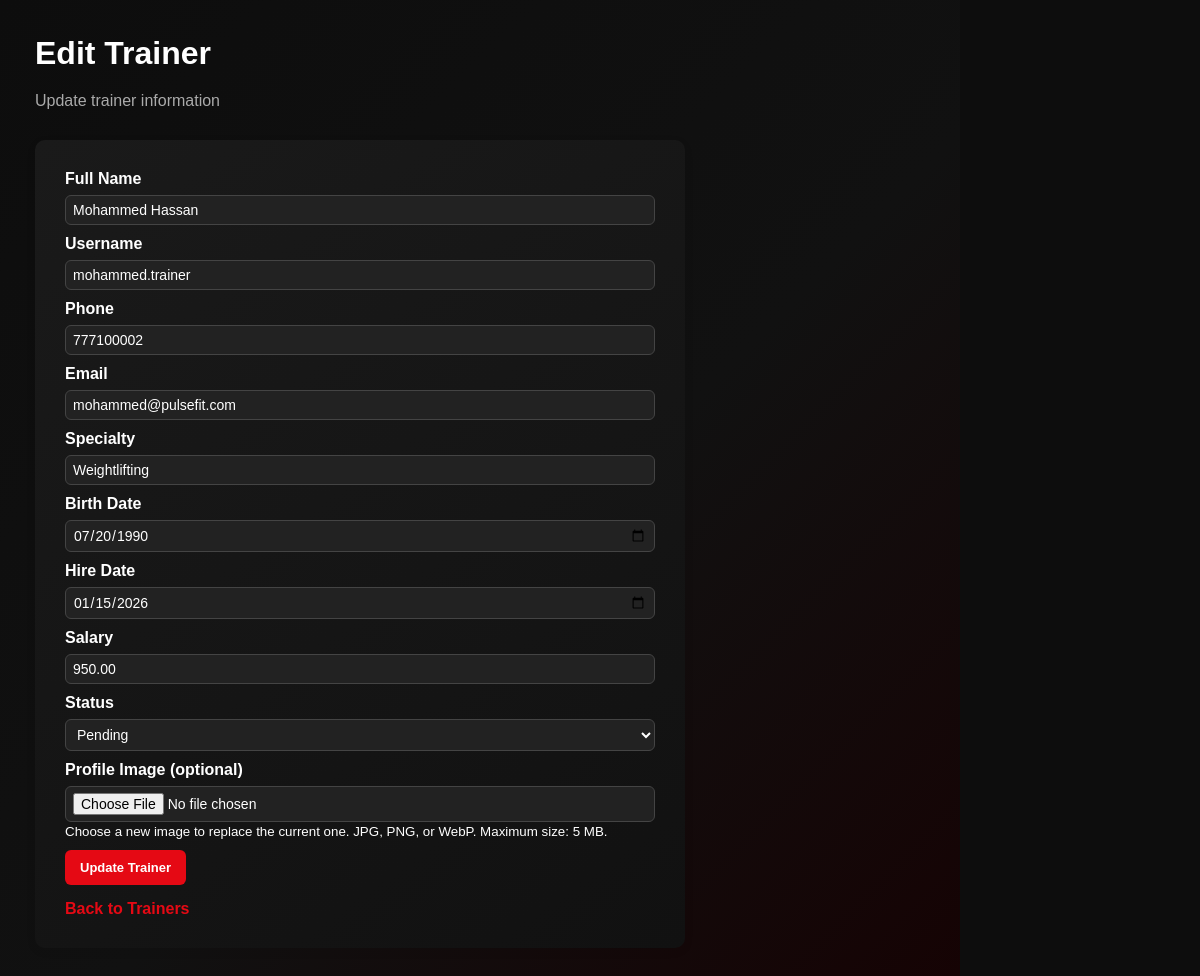
The app's page /pages/trainers/edit_trainer.php?id=2 (signed in) with its own data.
### tables this page shows
CREATE TABLE `trainers` (
  `trainer_id` int(10) NOT NULL,
  `specialty` varchar(100) NOT NULL,
  `hire_date` date NOT NULL,
  `salary` decimal(10,2) NOT NULL,
  `user_id` int(10) NOT NULL,
  `birth_date` date DEFAULT NULL
);

CREATE TABLE `users` (
  `user_id` int(10) NOT NULL COMMENT 'pk',
  `full_name` varchar(100) NOT NULL,
  `username` varchar(50) NOT NULL,
  `password` varchar(255) NOT NULL,
  `role` varchar(20) NOT NULL,
  `profile_id` int(10) DEFAULT 4,
  `phone` varchar(20) NOT NULL,
  `email` varchar(100) NOT NULL,
  `status` varchar(20) NOT NULL,
  `image` varchar(255) DEFAULT NULL
);

### classes/BaseModel.php (called while the page is built, shortened)
<?php
require_once __DIR__ . "/../config/database.php";
class BaseModel
{
    protected $conn;
    public function __construct()
    {
        global $conn;
        $this->conn = $conn;
    }
    protected function fetchOne($sql, $types = "", ...$params)
    {
        $stmt = $this->conn->prepare($sql);
        if (!empty($types)) {
            $stmt->bind_param($types, ...$params);
        }
        if (!$stmt->execute()) {
            die("Execute failed: " . $stmt->error);
        }
        $result = $stmt->get_result();
        return $result->fetch_assoc();
    }
}

### classes/trainer.php (called while the page is built, shortened)
<?php
class Trainer extends User
{
    public function getTrainerById($trainer_id)
    {
        return $this->fetchOne(
            "SELECT
                trainers.*,
                users.full_name,
                users.username,
                users.phone,
                users.email,
                users.status,
                users.image
             FROM trainers
             INNER JOIN users
                ON trainers.user_id = users.user_id
             WHERE trainers.trainer_id = ?",
            "i",
            $trainer_id
        );
    }
}

### pages/trainers/edit_trainer.php (the view, shortened to what this page needs)
<?php
require_once __DIR__ . "/../../classes/trainer.php";
$trainer = new Trainer();
$trainer_id = $_GET["id"];
$data = $trainer->getTrainerById($trainer_id);
?>
<!DOCTYPE html>
<html lang="en">
<head>
    <link
        rel="stylesheet"
        href="../../assets/css/style.css"
    >
</head>
<body>
    <div class="main-content">
        <div class="dashboard-header">
            <h1>
                Edit Trainer
            </h1>
            <p>
                Update trainer information
            </p>
        </div>
        <div class="form-container">
            <form
                method="POST"
                enctype="multipart/form-data"
            >
                <div class="form-group">
                    <label for="full_name">
                        Full Name
                    </label>
                    <input
                        type="text"
                        id="full_name"
                        name="full_name"
                        required
                        value="<?= htmlspecialchars(
                            $_POST["full_name"] ?? $data["full_name"]
                        ) ?>"
                    >
                </div>
                <div class="form-group">
                    <label for="username">
                        Username
                    </label>
                    <input
                        type="text"
                        id="username"
                        name="username"
                        required
                        value="<?= htmlspecialchars(
                            $_POST["username"] ?? $data["username"]
                        ) ?>"
                    >
                </div>
                <div class="form-group">
                    <label for="phone">
                        Phone
                    </label>
                    <input
                        type="text"
                        id="phone"
                        name="phone"
                        value="<?= htmlspecialchars(
                            $_POST["phone"] ?? $data["phone"]
                        ) ?>"
                    >
                </div>
                <div class="form-group">
                    <label for="email">
                        Email
                    </label>
                    <input
                        type="email"
                        id="email"
                        name="email"
                        value="<?= htmlspecialchars(
                            $_POST["email"] ?? $data["email"]
                        ) ?>"
                    >
                </div>
                <div class="form-group">
                    <label for="specialty">
                        Specialty
                    </label>
                    <input
                        type="text"
                        id="specialty"
                        name="specialty"
                        required
                        value="<?= htmlspecialchars(
                            $_POST["specialty"] ?? $data["specialty"]
                        ) ?>"
                    >
                </div>
                <div class="form-group">
                    <label for="birth_date">
                        Birth Date
                    </label>
                    <input
                        type="date"
                        id="birth_date"
                        name="birth_date"
                        required
                        value="<?= htmlspecialchars(
                            $_POST["birth_date"] ?? $data["birth_date"]
                        ) ?>"
                    >
                </div>
                <div class="form-group">
                    <label for="hire_date">
                        Hire Date
                    </label>
                    <input
                        type="date"
                        id="hire_date"
                        name="hire_date"
                        required
                        value="<?= htmlspecialchars(
                            $_POST["hire_date"] ?? $data["hire_date"]
                        ) ?>"
                    >
                </div>
                <div class="form-group">
                    <label for="salary">
                        Salary
                    </label>
                    <input
                        type="number"
                        id="salary"
                        name="salary"
                        min="0"
                        step="0.01"
                        required
                        value="<?= htmlspecialchars(
                            $_POST["salary"] ?? $data["salary"]
                        ) ?>"
                    >
                </div>
                <div class="form-group">
                    <label for="status">
                        Status
                    </label>
                    <?php
                    $currentStatus =
                        $_POST["status"] ?? $data["status"];
                    ?>
                    <select
                        id="status"
                        name="status"
                        required
                    >
                        <option
                            value="Pending"
                            <?= $currentStatus === "Pending"
                                ? "selected"
                                : "" ?>
                        >
                            Pending
                        </option>
                    </select>
                </div>
                <div class="form-group">
                    <label for="image">
                        Profile Image
                        <span>(optional)</span>
                    </label>
                    <input
                        type="file"
                        id="image"
                        name="image"
                        accept=".jpg,.jpeg,.png,.webp"
                    >
                    <small>
                        Choose a new image to replace the current one.
                        JPG, PNG, or WebP. Maximum size: 5 MB.
                    </small>
                </div>
                <button
                    type="submit"
                    class="form-button"
                >
                    Update Trainer
                </button>
                <div>
                    <a
                        href="trainers.php"
                        class="back-link"
                    >
                        Back to Trainers
                    </a>
                </div>
            </form>
        </div>
    </div>
</body>
</html>

### records on screen
trainers: full_name "Mohammed Hassan", username "mohammed.trainer", phone "777100002", email "mohammed@pulsefit.com", specialty "Weightlifting", birth_date "07/20/1990", hire_date "01/15/2026", salary "950.00"
